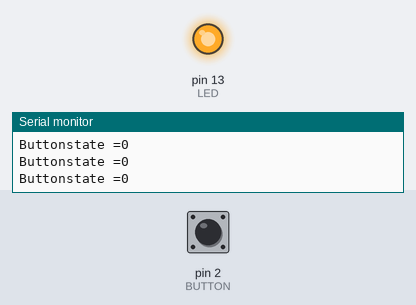
Simulated run of this sketch. Board: Arduino Uno, built with avr-gcc and run on an emulated ATmega328P. Shown: output pins drawn as LEDs (lit = HIGH), the last lines printed to the serial monitor. The inputs (shaded band) are chosen by the test bench; at power-on: pin 2 (BUTTON) LOW.

Above: at 1.2 s.
1.3 s: pin 2 (BUTTON) pulled HIGH for 0.15 s
At 2.3 s:
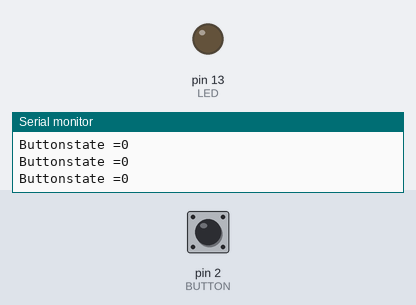
2.9 s: pin 2 (BUTTON) pulled HIGH for 1 s
At 3.4 s:
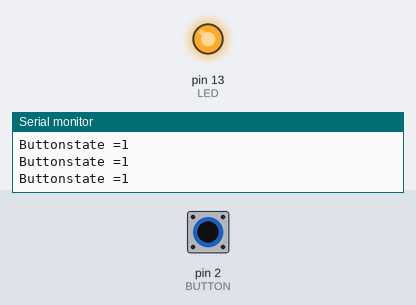
5.4 s: pin 2 (BUTTON) pulled HIGH for 3.2 s
At 6.3 s:
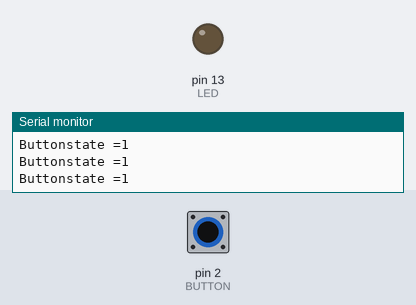
Timing chart, 0 to 8.4 s (numbered marks = the images above; inputs shaded):
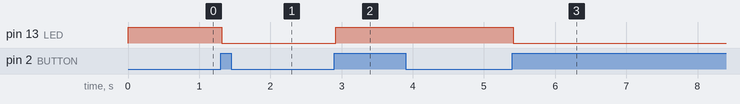

Measured:
- after the input at 1.3 s, pin 13 (LED): HIGH → LOW at once
- after the input at 2.9 s, pin 13 (LED): LOW → HIGH at once
- after the input at 5.4 s, pin 13 (LED): HIGH → LOW at once

The sketch:

project_05_switch_bouncing.ino
```cpp
/*스위치 바운싱 현상 해결 방법 */
const int BUTTON = 2; // 버튼은 2번핀에
const int LED = 13; // LED는 13번에

boolean lastButton = LOW; // 이전 버튼 눌림 상태
boolean currentButton = LOW; // 현재 버튼 눌림 상태
boolean ledOn = true; // 현재 LED 점멸 상태

int buttonstate = 0; // 플로팅 상태 확인

// 디바운싱 알고리즘
boolean debounce(boolean last) // last 상태가 입력되고 함수호출
{
  boolean current = digitalRead(BUTTON); // 버튼상태 측정
  if(last!= current) // last와 current가 다르다면
  {
    delay(5); // 디바운싱 고려하여 5ms후에
    current = digitalRead(BUTTON); // 버튼상태 다시 측정
  }
  return current; // current 상태 반환
}

void setup()
{
  pinMode(BUTTON, INPUT);
  pinMode(LED, OUTPUT);

  pinMode(2, INPUT);
  Serial.begin(9600);
}

void loop()
{
  currentButton = debounce(lastButton);
  if(lastButton == LOW && currentButton == HIGH)
  {
    ledOn =!ledOn; // LED 점멸 상태 전환
  }
  lastButton = currentButton;

  digitalWrite(LED, ledOn);

  buttonstate = digitalRead(2);
  Serial.print("Buttonstate =");
  Serial.println(buttonstate);
}
```
